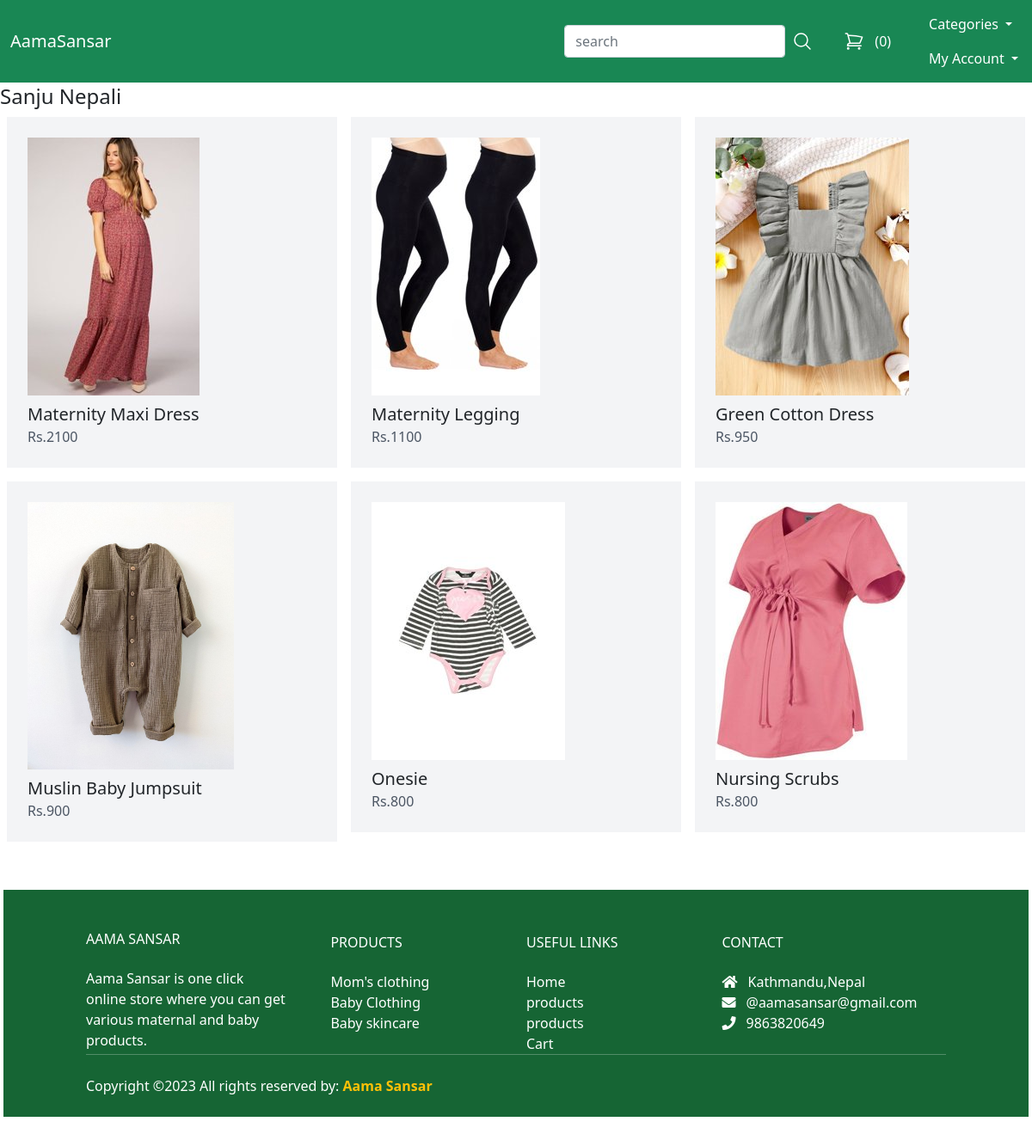
/vendors/1/, run on the app's committed database.
### store/models.py (models this page shows, shortened)
class Product(models.Model):
    DRAFT = 'Draft'
    WAITING_APPROVAL = 'Waitingapproval'
    ACTIVE = 'Active'
    DELETED = 'Deleted'
    STATUS_CHOICES = (
        (DRAFT, 'Draft'),
        (WAITING_APPROVAL, 'Waiting approval'),
        (ACTIVE, 'Active'),
        (DELETED, 'Deleted')
    )
    user = models.ForeignKey(User, related_name='products', on_delete=models.CASCADE )
    category = models.ForeignKey(Category, related_name='products', on_delete=models.CASCADE)
    title = models.CharField(max_length=50)
    slug = models.SlugField(max_length=50)
    description = models.TextField(blank=True)
    price = models.IntegerField()
    image = models.ImageField(upload_to='uploads/product_images/', blank=True, null=True)
    thumbnail = models.ImageField(upload_to='uploads/product_images/thumbnail/', blank=True, null=True)
    status = models.CharField(max_length=50, choices=STATUS_CHOICES, default=ACTIVE)
    class Meta:
        ordering = ('-price',)
    def get_thumbnail(self):
        if self.thumbnail:
            return self.thumbnail.url

### userprofile/views.py (the view)
# urls.py: path('vendors/<int:pk>/', views.vendor_detail, name='vendor_detail'),
def vendor_detail(request, pk):
    user = User.objects.get(pk=pk)
    products = user.products.filter(status=Product.ACTIVE)
    return render(request, 'userprofile/vendor_detail.html',{
        'user': user,
        'products' : products,
    })

### store/cart.py (called while the page is built)
    def __len__(self):
        return sum(item['quantity'] for item in self.cart.values())

### store/context_processors.py (called while the page is built)
def cart(request):
    return{'cart': Cart(request)}

### store/templatetags/menu.py (called while the page is built)
@register.inclusion_tag('core/menu.html')
def menu():
    categories = Category.objects.all()
    return{'categories':categories}

### userprofile/templates/userprofile/vendor_detail.html (shortened to what this page needs)
{% extends 'core/base.html' %}
{% block content %}
<h1 class="text-2xl"> {% firstof user.get_full_name user.username %}</h1>
<div class="flex flex-wrap">
    {% for product in  products %}
    <div class="product w-1/3 p-2">
        <div class="p-4 bg-gray-100">
            <a href="{% url 'product_detail' product.category.slug product.slug %}">
            <div class="image mb-2 w-60">
                <img src= "{{ product.get_thumbnail }}"alt="Image of {{ product.title }}">
            </div>
          <h2 class="text-xl"> {{ product.title }} </h2>
          <p class="text-s text-gray-600">Rs.{{ product.price }}</p>
        </div>
    </div>
    {% endfor %}
</div>
{% endblock %}

### data on the page
Product: get_thumbnail (picture), title "Maternity Maxi Dress", price "2100"
Product: get_thumbnail (picture), title "Maternity Legging", price "1100"
Product: get_thumbnail (picture), title "Green Cotton Dress", price "950"
Product: get_thumbnail (picture), title "Muslin Baby Jumpsuit", price "900"
Product: get_thumbnail (picture), title "Onesie", price "800"
Product: get_thumbnail (picture), title "Nursing Scrubs", price "800"

### other printed values
{{ cart|length }} "0"
